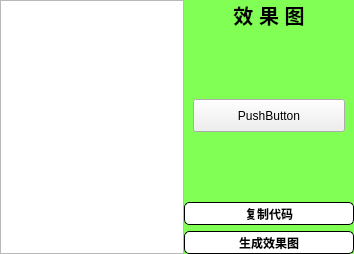
           <widget class="QSplitter" name="splitter">
            <property name="orientation">
             <enum>Qt::Horizontal</enum>
            </property>
            <property name="handleWidth">
             <number>0</number>
            </property>
            <property name="childrenCollapsible">
             <bool>false</bool>
            </property>
            <widget class="QTextEdit" name="textEdit">
             <property name="sizePolicy">
              <sizepolicy hsizetype="Expanding" vsizetype="Expanding">
               <horstretch>2</horstretch>
               <verstretch>0</verstretch>
              </sizepolicy>
             </property>
             <property name="minimumSize">
              <size>
               <width>0</width>
               <height>254</height>
              </size>
             </property>
             <property name="font">
              <font>
               <family>80</family>
               <pointsize>12</pointsize>
               <weight>9</weight>
               <italic>false</italic>
               <bold>false</bold>
              </font>
             </property>
             <property name="styleSheet">
              <string notr="true">font: 75 12pt &quot;80&quot;;</string>
             </property>
             <property name="html">
              <string>&lt;!DOCTYPE HTML PUBLIC &quot;-//W3C//DTD HTML 4.0//EN&quot; &quot;http://www.w3.org/TR/REC-html40/strict.dtd&quot;&gt;
&lt;html&gt;&lt;head&gt;&lt;meta name=&quot;qrichtext&quot; content=&quot;1&quot; /&gt;&lt;style type=&quot;text/css&quot;&gt;
p, li { white-space: pre-wrap; }
&lt;/style&gt;&lt;/head&gt;&lt;body style=&quot; font-family:'80'; font-size:12pt; font-weight:72; font-style:normal;&quot;&gt;
&lt;p style=&quot;-qt-paragraph-type:empty; margin-top:0px; margin-bottom:0px; margin-left:0px; margin-right:0px; -qt-block-indent:0; text-indent:0px;&quot;&gt;&lt;br /&gt;&lt;/p&gt;&lt;/body&gt;&lt;/html&gt;</string>
             </property>
            </widget>
            <widget class="QWidget" name="widget_9" native="true">
             <property name="sizePolicy">
              <sizepolicy hsizetype="Preferred" vsizetype="Preferred">
               <horstretch>1</horstretch>
               <verstretch>0</verstretch>
              </sizepolicy>
             </property>
             <property name="minimumSize">
              <size>
               <width>170</width>
               <height>0</height>
              </size>
             </property>
             <property name="font">
              <font>
               <weight>75</weight>
               <bold>true</bold>
              </font>
             </property>
             <property name="styleSheet">
              <string notr="true">#widget_9
{
background-color: rgb(130, 255, 85);
}</string>
             </property>
             <layout class="QVBoxLayout" name="verticalLayout_2">
              <item>
               <widget class="QLabel" name="label_26">
                <property name="font">
                 <font>
                  <pointsize>15</pointsize>
                  <weight>75</weight>
                  <bold>true</bold>
                 </font>
                </property>
                <property name="text">
                 <string>效 果 图</string>
                </property>
                <property name="alignment">
                 <set>Qt::AlignCenter</set>
                </property>
               </widget>
              </item>
              <item>
               <widget class="QStackedWidget" name="stackedWidget">
                <widget class="QWidget" name="page">
                 <layout class="QGridLayout" name="gridLayout_5">
                  <item row="1" column="0">
                   <widget class="QPushButton" name="pushButton_10">
                    <property name="minimumSize">
                     <size>
                      <width>0</width>
                      <height>33</height>
                     </size>
                    </property>
                    <property name="text">
                     <string>PushButton</string>
                    </property>
                   </widget>
                  </item>
                 </layout>
                </widget>
                <widget class="QWidget" name="page_2"/>
               </widget>
              </item>
              <item>
               <widget class="QPushButton" name="pushButton_12">
                <property name="minimumSize">
                 <size>
                  <width>0</width>
                  <height>23</height>
                 </size>
                </property>
                <property name="maximumSize">
                 <size>
                  <width>8888888</width>
                  <height>16777215</height>
                 </size>
                </property>
                <property name="styleSheet">
                 <string notr="true">background-color: rgb(255, 255, 255);
color: rgb(0, 0, 0);
border-color:rgba(0,0,0,255);
border-style:solid;
border-width:1px;
border-radius:5px;
font:15px &quot;宋体&quot;;</string>
                </property>
                <property name="text">
                 <string>复制代码</string>
                </property>
               </widget>
              </item>
              <item>
               <widget class="QPushButton" name="pushButton_30">
                <property name="minimumSize">
                 <size>
                  <width>0</width>
                  <height>23</height>
                 </size>
                </property>
                <property name="maximumSize">
                 <size>
                  <width>16777215</width>
                  <height>16777215</height>
                 </size>
                </property>
                <property name="styleSheet">
                 <string notr="true">background-color: rgb(255, 255, 255);
color: rgb(0, 0, 0);
border-color:rgba(0,0,0,255);
border-style:solid;
border-width:1px;
border-radius:5px;
font:15px &quot;宋体&quot;;</string>
                </property>
                <property name="text">
                 <string>生成效果图</string>
                </property>
               </widget>
              </item>
             </layout>
            </widget>
           </widget>
